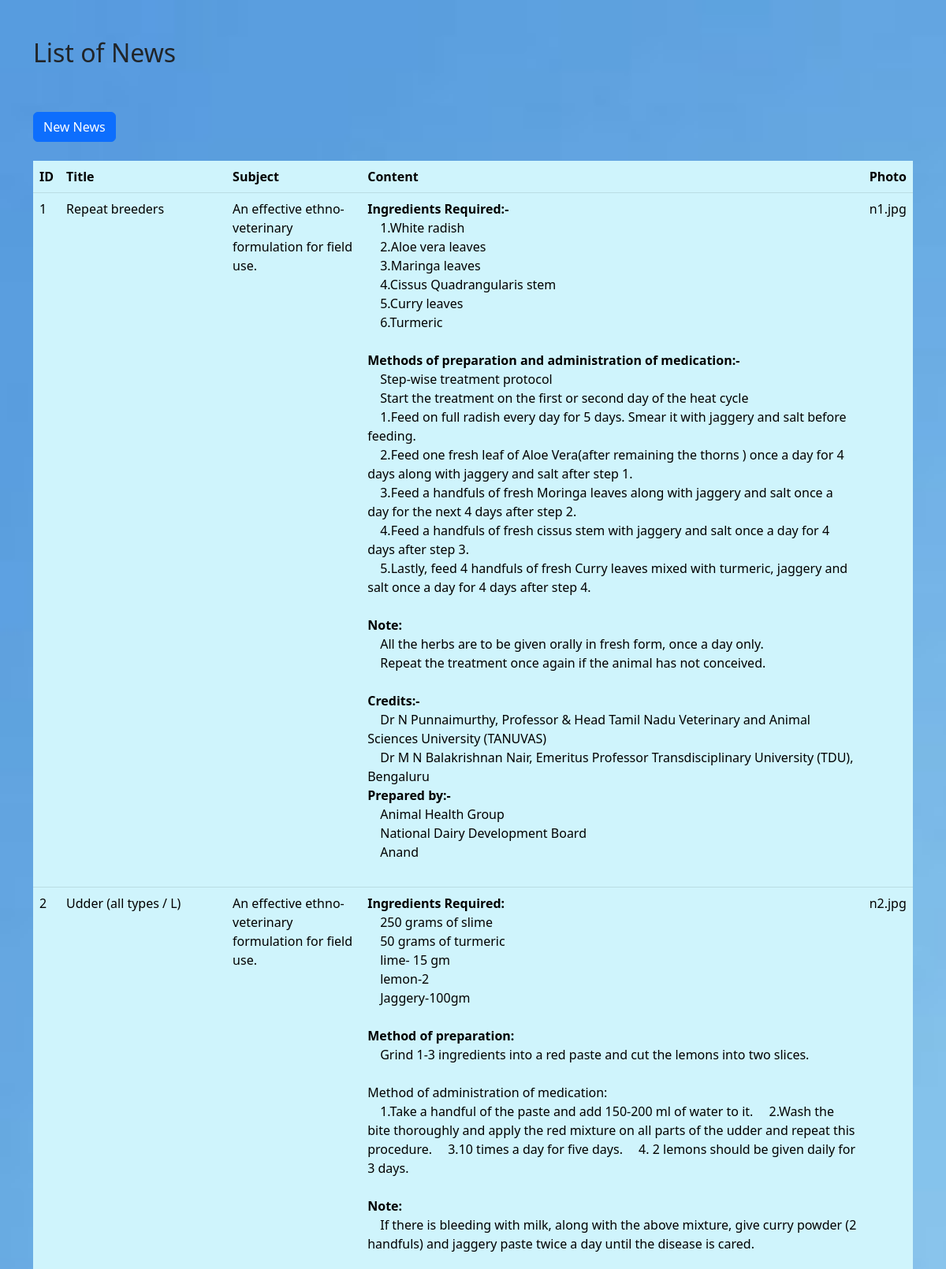
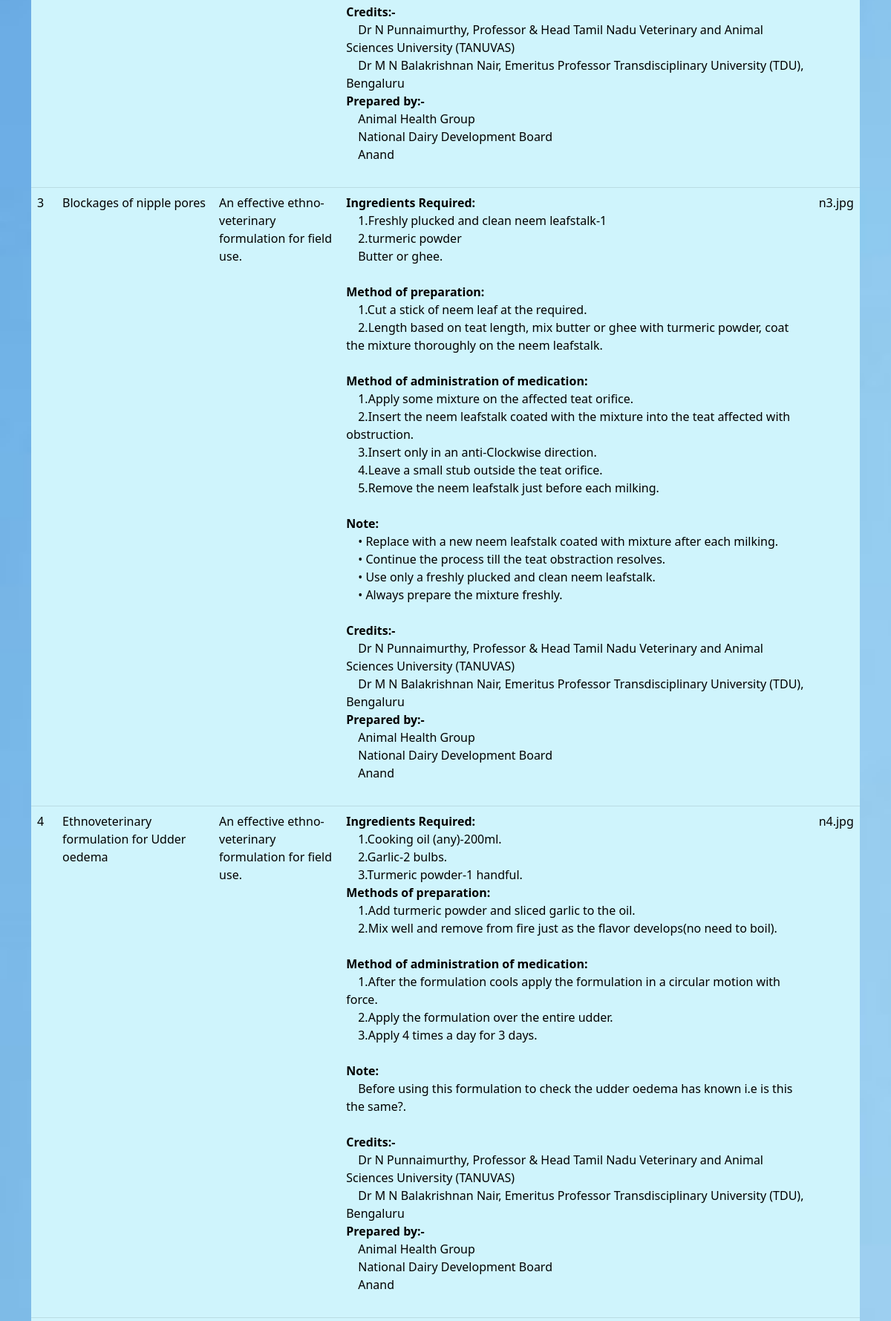
Page /PHP/newsdetails.php (upper part) on the committed database (2 pictures, top to bottom).
### tables this page shows
CREATE TABLE `tblnews` (
  `n_id` int(10) NOT NULL,
  `n_title` varchar(100) NOT NULL,
  `subject` varchar(200) NOT NULL,
  `content` text NOT NULL,
  `photo_id` varchar(500) NOT NULL,
  `n_date` date NOT NULL DEFAULT current_timestamp(),
  `n_time` time(6) NOT NULL DEFAULT current_timestamp()
);

### PHP/newsdetails.php (the view, shortened to what this page needs)
<!DOCTYPE html>
<html lang="en">
<head>
    <link rel="stylesheet" href="css/bootstrap.min.css"/>
</head>
<body style="background-image: url(img3.jpg);background-size:cover;background-repeat: no-repeat;">
    <div class="container my-5" >
        <h2>List of News</h2>
        <br/>
        <br/>
        <a class="btn btn-primary"href="/phpdairy/addnews.php" role="button">New News</a>
        <br/>
        <br/>
        <table class="table table-info" >
            <thead>
                <tr>
                    <th>ID</th>
                    <th>Title</th>
                    <th>Subject</th>
                    <th>Content</th>
                    <th>Photo</th>
                </tr>
            </thead>
            <tbody>
                <?php
                $con=new mysqli("localhost","root","","phpdairy1");
                $sql="SELECT * FROM tblnews";
                $result=$con->query($sql);
                while($row = $result->fetch_assoc()){
                    echo "
                    <tr>
                    <td>$row[n_id]</td>
                    <td>$row[n_title]</td>
                    <td>$row[subject]</td>
                    <td style='size:10px;'>$row[content]</td>
                    <td>$row[photo_id]</td>
                </tr>
                ";
                }
                ?>
            </tbody>
        </table>
    </div>
</body>
</html>

### rows in the picture
tblnews: n_id "1", n_title "Repeat breeders", subject "An effective ethno-veterinary formulation for field use.", content "Ingredients Required:- 1.White radish 2.Aloe vera leaves 3.Maringa leaves 4.Cissus Quadrangularis stem 5.Curry leaves 6.Turmeric Methods of preparation and administration of medication:- Step-wise treatment protocol Start the treatment on the first or second day of the heat cycle 1.Feed on full radish every day for 5 days. Smear it with jaggery and salt before feeding. 2.Feed one fresh leaf of Aloe Vera(after remaining the thorns ) once a day for 4 days along with jaggery and salt after step 1. 3.Feed a handfuls of fresh Moringa leaves along with jaggery and salt once a day for the next 4 days after step 2. 4.Feed a handfuls of fresh cissus stem with jaggery and salt once a day for 4 days…", photo "n1.jpg"
tblnews: n_id "2", n_title "Udder (all types / L)", subject "An effective ethno-veterinary formulation for field use.", content "Ingredients Required: 250 grams of slime 50 grams of turmeric lime- 15 gm lemon-2 Jaggery-100gm Method of preparation: Grind 1-3 ingredients into a red paste and cut the lemons into two slices. Method of administration of medication: 1.Take a handful of the paste and add 150-200 ml of water to it. 2.Wash the bite thoroughly and apply the red mixture on all parts of the udder and repeat this procedure. 3.10 times a day for five days. 4. 2 lemons should be given daily for 3 days. Note: If there is bleeding with milk, along with the above mixture, give curry powder (2 handfuls) and jaggery paste twice a day until the disease is cared. Credits:- Dr N Punnaimurthy, Professor & Head Tamil Nadu…", photo "n2.jpg"
tblnews: n_id "3", n_title "Blockages of nipple pores", subject "An effective ethno-veterinary formulation for field use.", content "Ingredients Required: 1.Freshly plucked and clean neem leafstalk-1 2.turmeric powder Butter or ghee. Method of preparation: 1.Cut a stick of neem leaf at the required. 2.Length based on teat length, mix butter or ghee with turmeric powder, coat the mixture thoroughly on the neem leafstalk. Method of administration of medication: 1.Apply some mixture on the affected teat orifice. 2.Insert the neem leafstalk coated with the mixture into the teat affected with obstruction. 3.Insert only in an anti-Clockwise direction. 4.Leave a small stub outside the teat orifice. 5.Remove the neem leafstalk just before each milking. Note: • Replace with a new neem leafstalk coated with mixture after each…", photo "n3.jpg"
tblnews: n_id "4", n_title "Ethnoveterinary formulation for Udder oedema", subject "An effective ethno-veterinary formulation for field use.", content "Ingredients Required: 1.Cooking oil (any)-200ml. 2.Garlic-2 bulbs. 3.Turmeric powder-1 handful. Methods of preparation: 1.Add turmeric powder and sliced garlic to the oil. 2.Mix well and remove from fire just as the flavor develops(no need to boil). Method of administration of medication: 1.After the formulation cools apply the formulation in a circular motion with force. 2.Apply the formulation over the entire udder. 3.Apply 4 times a day for 3 days. Note: Before using this formulation to check the udder oedema has known i.e is this the same?. Credits:- Dr N Punnaimurthy, Professor & Head Tamil Nadu Veterinary and Animal Sciences University (TANUVAS) Dr M N Balakrishnan Nair, Emeritus…", photo "n4.jpg"
